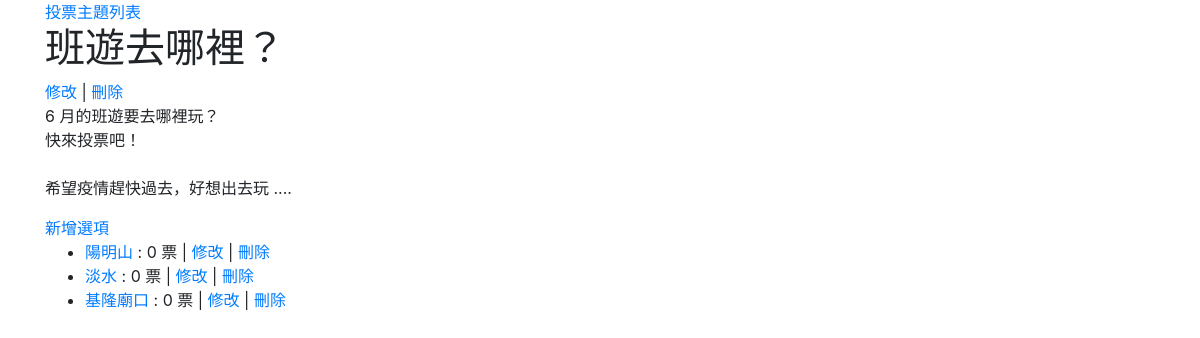
Before: /poll/1/ with the older database file.
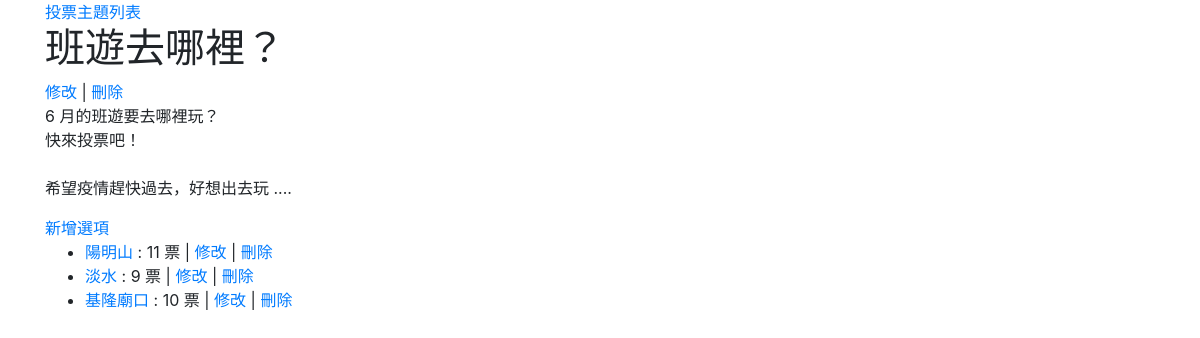
After: the same page with the newer database file.
### default/models.py (models this page shows, shortened)
class Option(models.Model):
    poll_id = models.IntegerField('所屬投票主題')
    title = models.CharField('選項文字', max_length=100)
    count = models.IntegerField('票數', default=0)

### default/views.py (the view)
# urls.py: path('poll/<int:pk>/', views.PollView.as_view()),
class PollView(DetailView):
    model = Poll
    def get_context_data(self, **kwargs):
        data = super().get_context_data(**kwargs)
        data['option_list'] = Option.objects.filter(poll_id=self.kwargs['pk'])
        return data

### default/templates/default/poll_detail.html
{% extends "base.html" %}
{% block content %}
<a href="/poll/">投票主題列表</a>
<h1>{{ poll.subject }}</h1>
<a href="/poll/{{ poll.id }}/edit/">修改</a> | <a href="/poll/{{ poll.id }}/delete/">刪除</a>
<p>{{ poll.desc|linebreaksbr }}</p>
<a href="/poll/{{ poll.id }}/add/">新增選項</a>
<ul>
    {% for option in option_list %}
    <li>
        <a href="/option/{{ option.id }}/">{{ option.title }}</a>
        : {{ option.count }} 票
        | <a href="/option/{{ option.id }}/edit/">修改</a>
        | <a href="/option/{{ option.id }}/delete/">刪除</a>
    </li>
    {% endfor %}
</ul>
{% endblock content %}

Changed rows visible on the page:
changed Option "陽明山": count "0" → "11"
changed Option "淡水": count "0" → "9"
changed Option "基隆廟口": count "0" → "10"
